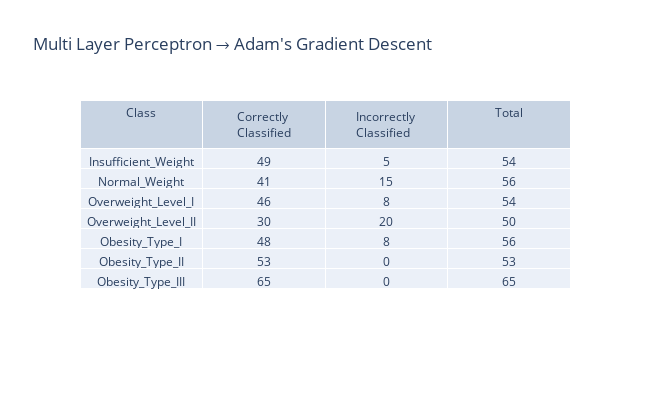

The cell this chart's notebook holds for it:
### Markdown cell above
#### Adam's Gradient Descent

### Code cell
clf = MLPClassifier(solver="adam", random_state=42, max_iter=1000)
clf.fit(xTrain,yTrain)
yPred = clf.predict(xTest)

cv_score = np.array(cross_val_score(clf, xTrain,yTrain, cv=10)).mean()
cf_matrix = confusion_matrix(yTest,yPred)
metrics = precision_recall_fscore_support(yTest,yPred,average="weighted")
precision,recall,f1=metrics[0],metrics[1],metrics[2]
accuracy = accuracy_score(yTest,yPred)
print(f"Cross Validation Score: {cv_score}\nPrecision Score: {precision}\nRecall Score: {recall}\nF1 score: {f1}\nAccuracy: {accuracy}")

sns.heatmap(pd.DataFrame(cf_matrix, labels, labels), annot=True, annot_kws={"size": 14},cmap = 'coolwarm') # font size
plt.title("Confusion Matrix (Multi Layer Perceptron: \nAdam's Gradient Descent)",loc='left', fontweight='bold',  style='italic')
plt.savefig("Graphs/Perceptron/Confusion Matrix (Multi Layer Perceptron - Adam's Gradient Descent).png", bbox_inches='tight')
plt.show()


interpret_confusion_matrix(confusion_matrix(yTest,yPred), "Multi Layer Perceptron → Adam's Gradient Descent", labels)

### Figure 1 — Plotly figure (JSON) as saved in the notebook; plotly's stock layout.template omitted (floating-point values rounded to 4 significant figures)
{"data": [{"cells": {"values": [["Insufficient_Weight", "Normal_Weight", "Overweight_Level_I", "Overweight_Level_II", "Obesity_Type_I", "Obesity_Type_II", "Obesity_Type_III"], [49, 41, 46, 30, 48, 53, 65], [5, 15, 8, 20, 8, 0, 0], [54, 56, 54, 50, 56, 53, 65]]}, "columnwidth": 5, "header": {"values": ["Class", "Correctly Classified", "Incorrectly Classified", "Total"]}, "type": "table"}], "layout": {"height": 400, "title": {"text": "Multi Layer Perceptron → Adam's Gradient Descent"}, "width": 650}}
